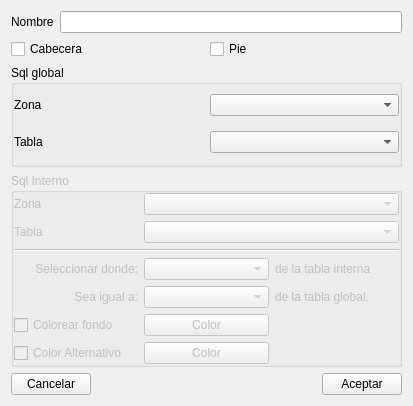
<?xml version="1.0" encoding="UTF-8"?>
<ui version="4.0">
 <class>EditDetailSecDlg</class>
 <widget class="QDialog" name="EditDetailSecDlg">
  <property name="geometry">
   <rect>
    <x>0</x>
    <y>0</y>
    <width>413</width>
    <height>406</height>
   </rect>
  </property>
  <property name="maximumSize">
   <size>
    <width>413</width>
    <height>408</height>
   </size>
  </property>
  <property name="windowTitle">
   <string>Configurar detalles</string>
  </property>
  <property name="windowIcon">
   <iconset resource="../recoverdrake.qrc">
    <normaloff>:/Imagenes/field_rel.png</normaloff>:/Imagenes/field_rel.png</iconset>
  </property>
  <layout class="QGridLayout" name="gridLayout_5">
   <item row="3" column="0">
    <widget class="QGroupBox" name="iGroup">
     <property name="enabled">
      <bool>false</bool>
     </property>
     <property name="title">
      <string>Sql Interno</string>
     </property>
     <layout class="QGridLayout" name="gridLayout_2">
      <property name="leftMargin">
       <number>0</number>
      </property>
      <property name="topMargin">
       <number>0</number>
      </property>
      <property name="rightMargin">
       <number>0</number>
      </property>
      <property name="bottomMargin">
       <number>0</number>
      </property>
      <item row="0" column="1" colspan="2">
       <widget class="QComboBox" name="comboZonaInterna"/>
      </item>
      <item row="1" column="1" colspan="2">
       <widget class="QComboBox" name="comboTablaInterna"/>
      </item>
      <item row="4" column="0">
       <widget class="QLabel" name="label_7">
        <property name="text">
         <string>Sea igual a:</string>
        </property>
        <property name="alignment">
         <set>Qt::AlignRight|Qt::AlignTrailing|Qt::AlignVCenter</set>
        </property>
       </widget>
      </item>
      <item row="1" column="0">
       <widget class="QLabel" name="label_5">
        <property name="text">
         <string>Tabla</string>
        </property>
       </widget>
      </item>
      <item row="4" column="2">
       <widget class="QLabel" name="label_8">
        <property name="text">
         <string>de la tabla global.</string>
        </property>
       </widget>
      </item>
      <item row="3" column="1">
       <widget class="QComboBox" name="comboFieldFrom"/>
      </item>
      <item row="4" column="1">
       <widget class="QComboBox" name="comboFieldTo"/>
      </item>
      <item row="0" column="0">
       <widget class="QLabel" name="label_4">
        <property name="text">
         <string>Zona</string>
        </property>
       </widget>
      </item>
      <item row="2" column="0" colspan="3">
       <widget class="Line" name="line">
        <property name="orientation">
         <enum>Qt::Horizontal</enum>
        </property>
       </widget>
      </item>
      <item row="3" column="2">
       <widget class="QLabel" name="label_9">
        <property name="text">
         <string>de la tabla interna</string>
        </property>
       </widget>
      </item>
      <item row="3" column="0">
       <widget class="QLabel" name="label_6">
        <property name="text">
         <string>Seleccionar donde:</string>
        </property>
        <property name="alignment">
         <set>Qt::AlignRight|Qt::AlignTrailing|Qt::AlignVCenter</set>
        </property>
       </widget>
      </item>
      <item row="5" column="0">
       <widget class="QCheckBox" name="chkColorear">
        <property name="text">
         <string>Colorear fondo</string>
        </property>
       </widget>
      </item>
      <item row="5" column="1">
       <widget class="QPushButton" name="btnColor1">
        <property name="text">
         <string>Color</string>
        </property>
        <property name="icon">
         <iconset resource="../recoverdrake.qrc">
          <normaloff>:/Imagenes/pantone.png</normaloff>:/Imagenes/pantone.png</iconset>
        </property>
        <property name="iconSize">
         <size>
          <width>25</width>
          <height>25</height>
         </size>
        </property>
       </widget>
      </item>
      <item row="6" column="0">
       <widget class="QCheckBox" name="chkAlternative">
        <property name="text">
         <string>Color Alternativo</string>
        </property>
       </widget>
      </item>
      <item row="6" column="1">
       <widget class="QPushButton" name="btnColor2">
        <property name="text">
         <string>Color</string>
        </property>
        <property name="icon">
         <iconset resource="../recoverdrake.qrc">
          <normaloff>:/Imagenes/pantone.png</normaloff>:/Imagenes/pantone.png</iconset>
        </property>
        <property name="iconSize">
         <size>
          <width>25</width>
          <height>25</height>
         </size>
        </property>
       </widget>
      </item>
     </layout>
    </widget>
   </item>
   <item row="4" column="0">
    <layout class="QHBoxLayout" name="horizontalLayout">
     <item>
      <widget class="QPushButton" name="btnCancel">
       <property name="text">
        <string>Cancelar</string>
       </property>
       <property name="icon">
        <iconset resource="../recoverdrake.qrc">
         <normaloff>:/Imagenes/bad.png</normaloff>:/Imagenes/bad.png</iconset>
       </property>
       <property name="iconSize">
        <size>
         <width>25</width>
         <height>25</height>
        </size>
       </property>
      </widget>
     </item>
     <item>
      <spacer name="horizontalSpacer">
       <property name="orientation">
        <enum>Qt::Horizontal</enum>
       </property>
       <property name="sizeHint" stdset="0">
        <size>
         <width>40</width>
         <height>20</height>
        </size>
       </property>
      </spacer>
     </item>
     <item>
      <widget class="QPushButton" name="btnAcept">
       <property name="text">
        <string>Aceptar</string>
       </property>
       <property name="icon">
        <iconset resource="../recoverdrake.qrc">
         <normaloff>:/Imagenes/good.png</normaloff>:/Imagenes/good.png</iconset>
       </property>
       <property name="iconSize">
        <size>
         <width>25</width>
         <height>25</height>
        </size>
       </property>
      </widget>
     </item>
    </layout>
   </item>
   <item row="1" column="0">
    <layout class="QGridLayout" name="gridLayout_4">
     <item row="0" column="0">
      <widget class="QCheckBox" name="cabChk">
       <property name="text">
        <string>Cabecera</string>
       </property>
      </widget>
     </item>
     <item row="0" column="1">
      <widget class="QCheckBox" name="footChk">
       <property name="text">
        <string>Pie</string>
       </property>
      </widget>
     </item>
    </layout>
   </item>
   <item row="2" column="0">
    <widget class="QGroupBox" name="groupBox">
     <property name="title">
      <string>Sql global</string>
     </property>
     <layout class="QGridLayout" name="gridLayout">
      <property name="leftMargin">
       <number>0</number>
      </property>
      <property name="topMargin">
       <number>0</number>
      </property>
      <property name="rightMargin">
       <number>0</number>
      </property>
      <property name="bottomMargin">
       <number>0</number>
      </property>
      <item row="1" column="1">
       <widget class="QComboBox" name="comboTabla"/>
      </item>
      <item row="0" column="0">
       <widget class="QLabel" name="label_2">
        <property name="text">
         <string>Zona</string>
        </property>
       </widget>
      </item>
      <item row="0" column="1">
       <widget class="QComboBox" name="comboZona"/>
      </item>
      <item row="1" column="0">
       <widget class="QLabel" name="label_3">
        <property name="text">
         <string>Tabla</string>
        </property>
       </widget>
      </item>
     </layout>
    </widget>
   </item>
   <item row="0" column="0">
    <layout class="QGridLayout" name="gridLayout_3">
     <item row="0" column="0">
      <widget class="QLabel" name="label">
       <property name="text">
        <string>Nombre</string>
       </property>
      </widget>
     </item>
     <item row="0" column="1">
      <widget class="QLineEdit" name="lineEdit"/>
     </item>
    </layout>
   </item>
  </layout>
 </widget>
 <resources>
  <include location="../recoverdrake.qrc"/>
 </resources>
 <connections/>
</ui>
